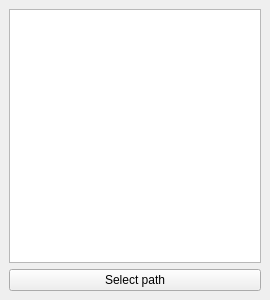
<?xml version="1.0" encoding="UTF-8"?>
<ui version="4.0">
 <class>MainWindow</class>
 <widget class="QMainWindow" name="MainWindow">
  <property name="geometry">
   <rect>
    <x>0</x>
    <y>0</y>
    <width>270</width>
    <height>300</height>
   </rect>
  </property>
  <property name="windowTitle">
   <string>MainWindow</string>
  </property>
  <widget class="QWidget" name="centralwidget">
   <layout class="QVBoxLayout" name="verticalLayout">
    <item>
     <widget class="QListWidget" name="listWidget"/>
    </item>
    <item>
     <widget class="QPushButton" name="btnBrowse">
      <property name="text">
       <string>Select path</string>
      </property>
     </widget>
    </item>
   </layout>
  </widget>
 </widget>
 <resources/>
 <connections/>
</ui>
